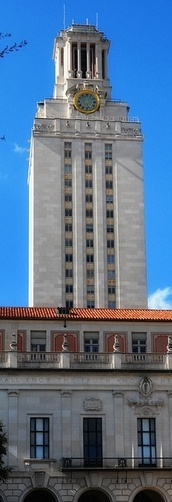
%> input picture object-template.jpg, 172 x 502 px, shrunk from 213 x 620 before the run
$ octave --eval "main;"   (GNU Octave 9; MATLAB toolbox functions it lacks are replaced by stand-ins)
%> lines starting %> are read from the running program, lines starting %| are printed output that depends on the picture
### matchComparison.m
function matchComparison(im1, im2)
% input 2 gray scale images and display matching feature results for three
% scenarios:
%   Thresholded nearest neighbors
%   Thresholded ratio test
%   Inliers

    NEAREST_THRES = 0.8;
    RATIO_THRES = 0.6;

    [f1, d1] = vl_sift(im1);
    [f2, d2] = vl_sift(im2);

    %   Thresholded nearest neighbors
    [nearestMatch, nearestScore] = thresMatch(d1, d2, NEAREST_THRES);
    clf;
    showLinesBetweenMatches(im1, im2, f1, f2, [nearestMatch; nearestScore]);
    fprintf('Showing the thresholed nearest matches with lines connecting.  Type dbcont to continue.\n');
    keyboard;

    %   Thresholded ratio test
    [ratioNearestMatch, ratioScore] = ratioMatch(d1, d2, RATIO_THRES);
    %[ratioNearestMatch, ratioScore] = vl_ubcmatch(d1, d2, 1 / RATIO_THRES);
    clf;
    showLinesBetweenMatches(im1, im2, f1, f2, [ratioNearestMatch; ratioScore]);
    fprintf('Showing the thresholded ratio matches with lines connecting.  Type dbcont to continue.\n');
    keyboard;

    %   Inliers

    %This match doesn't eliminate any because threshold = 2;
    [rawMatch, rawScore] = thresMatch(d1, d2, 2);
    %Get position of matched points
    corresPoints1 = [f1(1, rawMatch(1,:)) ; f1(2, rawMatch(1,:)) ]';
    corresPoints2 = [f2(1, rawMatch(2,:)) ; f2(2, rawMatch(2,:)) ]';

    [row, col] = size(im2);
    distThres = (row + col) / 10;
    [affine, inlineMatch] = ransac(  corresPoints1, corresPoints2, distThres);

    ransacMatch = rawMatch(:, inlineMatch);
    ransacScore = rawScore(inlineMatch);

    clf;
    showLinesBetweenMatches(im1, im2, f1, f2, [ransacMatch; ransacScore]);
    fprintf('Showing the inliner matches with lines connecting.  Type dbcont to continue.\n');
    keyboard;


end

### main.m
function main(  )

    fprintf('Be sure to add VLFeat path.\n');

    clear;
    close all;

    templatename = 'object-template.jpg';
    scenenames = {'object-template-rotated.jpg', 'scene1.jpg', 'scene2.jpg'};


    % Read in the object template image.  This is the thing we'll search for in
    % the scene images.
    im1 = im2single(rgb2gray(imread(templatename)));
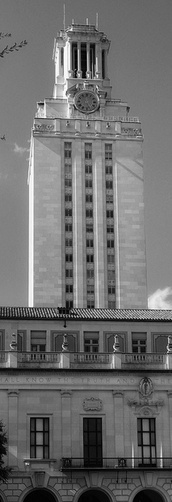
%> im1: size 502x172 single; min 0, max 1, mean 0.43


    % Extract SIFT features from the template image.
    %
    % 'f' refers to a matrix of "frames".  It is 4 x n, where n is the number
    % of SIFT features detected.  Thus, each column refers to one SIFT descriptor.
    % The first row gives the x positions, second row gives the y positions,
    % third row gives the scales, fourth row gives the orientations.  You will
    % need the x and y positions for this assignment.
    %
    % 'd' refers to a matrix of "descriptors".  It is 128 x n.  Each column
    % is a 128-dimensional SIFT descriptor.
    %
    % See VLFeats for more details on the contents of the frames and
    % descriptors.


    % Loop through the scene images and do some processing

    for scenenum = 1:length(scenenames)

        fprintf('Reading image %s for the scene to search....\n', scenenames{scenenum});
        im2 = im2single(rgb2gray(imread(scenenames{scenenum})));
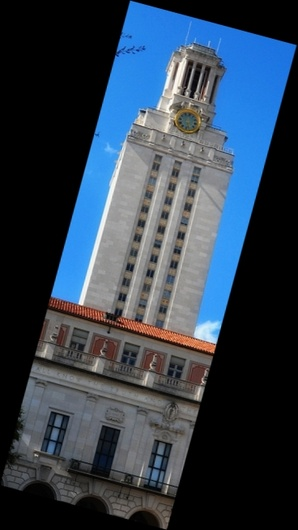
%> input picture object-template-rotated.jpg, 298 x 530 px, shrunk from 368 x 655 before the run
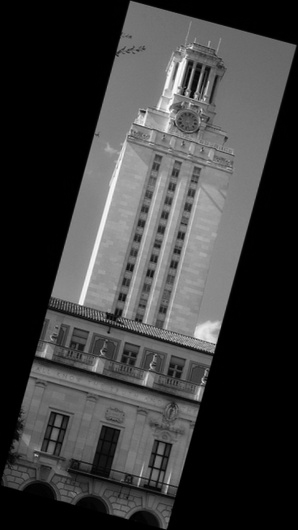
%> im2: size 530x298 single; min 0, max 0.996, mean 0.236
%> the run ends on the next line

        matchComparison(im1, im2);
        detectObject(im1, im2);
    end


    %Extra Examples

    %1 Success example
    templatename = 'book.jpg';
    im1 = im2single(rgb2gray(imread(templatename)));
    scenenames = {'book_on_table.jpg'}%, 'TianAnMen_fail_case'};
    for scenenum = 1:length(scenenames)

        fprintf('Reading image %s for the scene to search....\n', scenenames{scenenum});
        im2 = im2single(rgb2gray(imread(scenenames{scenenum})));

        %matchComparison(im1, im2);
        detectObject(im1, im2);
    end


end
